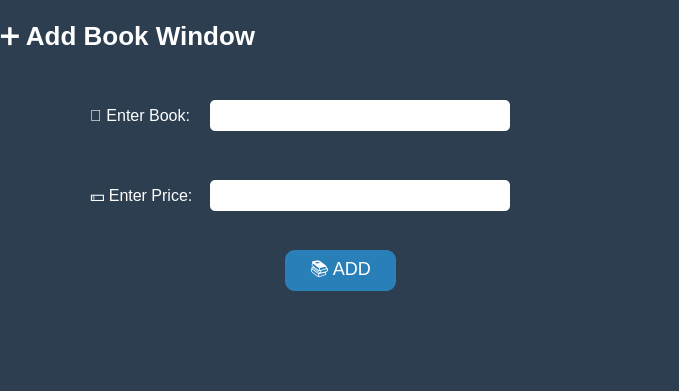
<?xml version="1.0" encoding="UTF-8"?>
<ui version="4.0">
 <class>addBox</class>
 <widget class="QDialog" name="addBox">
  <property name="geometry">
   <rect>
    <x>0</x>
    <y>0</y>
    <width>679</width>
    <height>391</height>
   </rect>
  </property>
  <property name="windowTitle">
   <string>Add Book</string>
  </property>
  <property name="styleSheet">
   <string notr="true">
   QDialog {
       background-color: #2c3e50;
   }
   QLabel {
       color: white;
       font-family: "Segoe UI";
   }
   QLineEdit {
       background-color: white;
       border-radius: 5px;
       padding: 5px;
       font-size: 15px;
   }
   QPushButton {
       background-color: #2980b9;
       color: white;
       font-size: 18px;
       border-radius: 10px;
       padding: 8px 16px;
   }
   QPushButton:hover {
       background-color: #21618c;
   }
   </string>
  </property>

  <!-- Title -->
  <widget class="QLabel" name="label">
   <property name="geometry">
    <rect>
     <x>0</x>
     <y>10</y>
     <width>679</width>
     <height>51</height>
    </rect>
   </property>
   <property name="styleSheet">
    <string notr="true">font-size: 26px; font-weight: bold; text-align: center;</string>
   </property>
   <property name="text">
    <string>➕ Add Book Window</string>
   </property>
  </widget>

  <!-- Book Name -->
  <widget class="QLabel" name="label_2">
   <property name="geometry">
    <rect>
     <x>90</x>
     <y>100</y>
     <width>121</width>
     <height>31</height>
    </rect>
   </property>
   <property name="styleSheet">
    <string notr="true">font-size: 16px;</string>
   </property>
   <property name="text">
    <string>📘 Enter Book:</string>
   </property>
  </widget>

  <widget class="QLineEdit" name="lineEdit">
   <property name="geometry">
    <rect>
     <x>210</x>
     <y>100</y>
     <width>300</width>
     <height>31</height>
    </rect>
   </property>
  </widget>

  <!-- Price -->
  <widget class="QLabel" name="label_3">
   <property name="geometry">
    <rect>
     <x>90</x>
     <y>180</y>
     <width>121</width>
     <height>31</height>
    </rect>
   </property>
   <property name="styleSheet">
    <string notr="true">font-size: 16px;</string>
   </property>
   <property name="text">
    <string>💵 Enter Price:</string>
   </property>
  </widget>

  <widget class="QLineEdit" name="lineEdit_2">
   <property name="geometry">
    <rect>
     <x>210</x>
     <y>180</y>
     <width>300</width>
     <height>31</height>
    </rect>
   </property>
  </widget>

  <!-- Add Button -->
  <widget class="QPushButton" name="pushButton">
   <property name="geometry">
    <rect>
     <x>285</x>
     <y>250</y>
     <width>111</width>
     <height>41</height>
    -</rect>
   </property>
   <property name="text">
    <string>📚 ADD</string>
   </property>
  </widget>
 </widget>
 <resources/>
 <connections/>
</ui>
